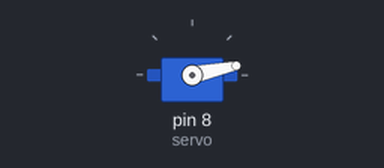
The sketch below on a simulated Arduino Uno, built with avr-gcc and run on an emulated ATmega328P. Parts: servo.

Above: at 1.05 s.
At 3.0 s:
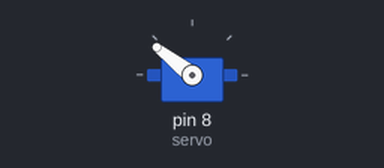
At 4.95 s:
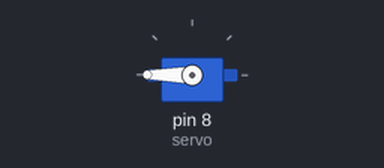
At 8.9 s:
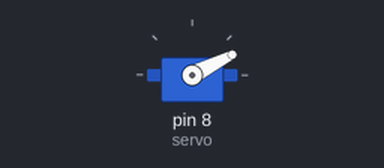
Timing chart, 0 to 15.5 s (numbered marks = the images above):
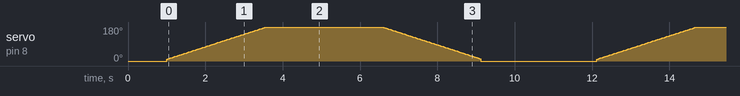

The sketch:

Servo2.ino.ino
```cpp
#include <Servo.h>
Servo servo;

void setup()
{
 servo.attach(8);// signal pin
 servo.write(0);
  delay(1000);
}
int angle;
int i=1;
void loop()
{
 // scan from 0 to 180 degrees
  for(angle = 10; angle < 180; angle++)
  {
    servo.write(angle);
    delay(15);
  }
   servo.write(180);
   delay(3000);
  // now scan back from 180 to 0 degrees
  for(angle = 180; angle > 10; angle--)
  {
    servo.write(angle);
    delay(15);
  }

   servo.write(0);
   delay(3000);

}
```
